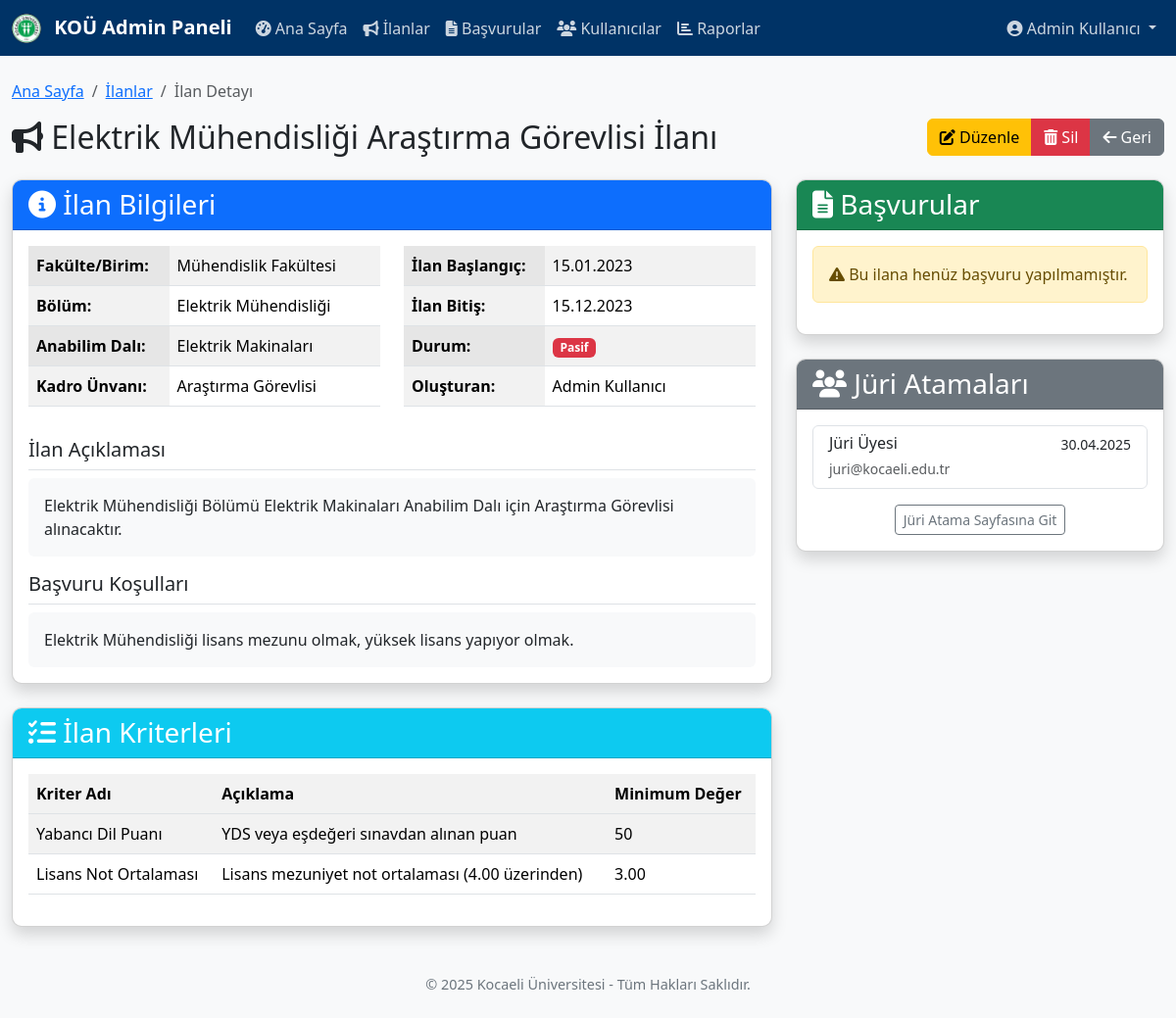
Page /admin/ilan_detay.php?id=2 (signed in) on the committed database.
### tables this page shows
CREATE TABLE `ilanlar` (
  `id` int(11) NOT NULL AUTO_INCREMENT,
  `ilan_baslik` varchar(255) NOT NULL,
  `fakulte_birim` varchar(255) NOT NULL,
  `bolum` varchar(255) NOT NULL,
  `anabilim_dali` varchar(255) NOT NULL,
  `kadro_unvani` varchar(100) NOT NULL,
  `kadro_sayisi` int(11) NOT NULL DEFAULT 1,
  `ilan_aciklama` text DEFAULT NULL,
  `basvuru_kosullari` text DEFAULT NULL,
  `ozel_sartlar` text DEFAULT NULL,
  `ilan_baslangic_tarihi` date NOT NULL,
  `ilan_bitis_tarihi` date NOT NULL,
  `mulakat_tarihi` date DEFAULT NULL,
  `sonuc_tarihi` date DEFAULT NULL,
  `durum` enum('taslak','aktif','kapandi','iptal') NOT NULL DEFAULT 'aktif',
  `olusturan_id` int(11) NOT NULL,
  `olusturma_tarihi` datetime NOT NULL DEFAULT current_timestamp(),
  `guncelleyen_id` int(11) DEFAULT NULL,
  `guncelleme_tarihi` datetime DEFAULT NULL,
  PRIMARY KEY (`id`),
  KEY `olusturan_id` (`olusturan_id`),
  KEY `guncelleyen_id` (`guncelleyen_id`),
  CONSTRAINT `ilanlar_ibfk_1` FOREIGN KEY (`olusturan_id`) REFERENCES `kullanicilar` (`id`) ON DELETE CASCADE,
  CONSTRAINT `ilanlar_ibfk_2` FOREIGN KEY (`guncelleyen_id`) REFERENCES `kullanicilar` (`id`) ON DELETE SET NULL
);

CREATE TABLE `kullanicilar` (
  `id` int(11) NOT NULL AUTO_INCREMENT,
  `tc_kimlik_no` varchar(11) NOT NULL,
  `ad` varchar(50) NOT NULL,
  `soyad` varchar(50) NOT NULL,
  `email` varchar(100) NOT NULL,
  `telefon` varchar(20) DEFAULT NULL,
  `sifre` varchar(255) NOT NULL,
  `rol` enum('aday','admin','yonetici','juri') NOT NULL DEFAULT 'aday',
  `durum` tinyint(1) NOT NULL DEFAULT 1,
  `kayit_tarihi` datetime NOT NULL DEFAULT current_timestamp(),
  `son_giris_tarihi` datetime DEFAULT NULL,
  `dogum_tarihi` date DEFAULT NULL,
  `dogum_yeri` varchar(100) DEFAULT NULL,
  `cinsiyet` enum('Erkek','Kadın','Belirtilmemiş') DEFAULT 'Belirtilmemiş',
  `adres` text DEFAULT NULL,
  `il` varchar(50) DEFAULT NULL,
  `ilce` varchar(50) DEFAULT NULL,
  `posta_kodu` varchar(10) DEFAULT NULL,
  `unvan` varchar(100) DEFAULT NULL,
  `kurum` varchar(255) DEFAULT NULL,
  `profil_resmi` varchar(255) DEFAULT NULL,
  PRIMARY KEY (`id`),
  UNIQUE KEY `tc_kimlik_no` (`tc_kimlik_no`),
  UNIQUE KEY `email` (`email`)
);

CREATE TABLE `ilan_kriterleri` (
  `id` int(11) NOT NULL AUTO_INCREMENT,
  `ilan_id` int(11) NOT NULL,
  `kriter_adi` varchar(255) NOT NULL,
  `aciklama` text DEFAULT NULL,
  `minimum_deger` varchar(50) DEFAULT NULL,
  `agirlik` decimal(5,2) DEFAULT 1.00,
  `kategori` varchar(100) DEFAULT NULL,
  `siralama` int(11) DEFAULT 0,
  `ekleyen_id` int(11) NOT NULL,
  `eklenme_tarihi` datetime NOT NULL DEFAULT current_timestamp(),
  `guncelleme_tarihi` datetime DEFAULT NULL,
  PRIMARY KEY (`id`),
  KEY `ilan_id` (`ilan_id`),
  KEY `ekleyen_id` (`ekleyen_id`),
  CONSTRAINT `ilan_kriterleri_ibfk_1` FOREIGN KEY (`ilan_id`) REFERENCES `ilanlar` (`id`) ON DELETE CASCADE,
  CONSTRAINT `ilan_kriterleri_ibfk_2` FOREIGN KEY (`ekleyen_id`) REFERENCES `kullanicilar` (`id`) ON DELETE CASCADE
);

CREATE TABLE `juri_atamalari` (
  `id` int(11) NOT NULL AUTO_INCREMENT,
  `ilan_id` int(11) NOT NULL,
  `juri_id` int(11) NOT NULL,
  `atama_tarihi` datetime NOT NULL DEFAULT current_timestamp(),
  `atayan_id` int(11) NOT NULL,
  `durum` enum('aktif','pasif') NOT NULL DEFAULT 'aktif',
  `tamamlanma_tarihi` datetime DEFAULT NULL,
  PRIMARY KEY (`id`),
  UNIQUE KEY `ilan_juri_unique` (`ilan_id`,`juri_id`),
  KEY `juri_id` (`juri_id`),
  KEY `atayan_id` (`atayan_id`),
  CONSTRAINT `juri_atamalari_ibfk_1` FOREIGN KEY (`ilan_id`) REFERENCES `ilanlar` (`id`) ON DELETE CASCADE,
  CONSTRAINT `juri_atamalari_ibfk_2` FOREIGN KEY (`juri_id`) REFERENCES `kullanicilar` (`id`) ON DELETE CASCADE,
  CONSTRAINT `juri_atamalari_ibfk_3` FOREIGN KEY (`atayan_id`) REFERENCES `kullanicilar` (`id`) ON DELETE CASCADE
);

### admin/ilan_detay.php (the view, shortened to what the rows shown need)
<?php
include("../db_connection.php");
$ilan_id = $_GET['id'];
$sql = "SELECT i.*, k.ad as olusturan_ad, k.soyad as olusturan_soyad,
        k2.ad as guncelleyen_ad, k2.soyad as guncelleyen_soyad
        FROM ilanlar i
        LEFT JOIN kullanicilar k ON i.olusturan_id = k.id
        LEFT JOIN kullanicilar k2 ON i.guncelleyen_id = k2.id
        WHERE i.id = $ilan_id";
$result = mysqli_query($conn, $sql);
$ilan = mysqli_fetch_assoc($result);
$kriter_sql = "SELECT * FROM ilan_kriterleri WHERE ilan_id = $ilan_id";
$kriter_result = mysqli_query($conn, $kriter_sql);
$kriterler = mysqli_fetch_all($kriter_result, MYSQLI_ASSOC);
$juri_sql = "SELECT ja.*, k.ad, k.soyad, k.email
             FROM juri_atamalari ja
             JOIN kullanicilar k ON ja.juri_id = k.id
             WHERE ja.ilan_id = $ilan_id";
$juri_result = mysqli_query($conn, $juri_sql);
$juri_atamalari = mysqli_fetch_all($juri_result, MYSQLI_ASSOC);
?>
<!DOCTYPE html>
<html lang="tr">
<head>
    <link rel="stylesheet" href="https://cdn.jsdelivr.net/npm/bootstrap@5.3.2/dist/css/bootstrap.min.css">
    <link rel="stylesheet" href="https://cdnjs.cloudflare.com/ajax/libs/font-awesome/6.4.2/css/all.min.css">
    <link rel="stylesheet" href="../style.css">
</head>
<body>
    <div class="container mt-4">
        <div class="row mb-3">
            <div class="col-md-8">
                <h2><i class="fas fa-bullhorn"></i> <?php echo $ilan['ilan_baslik']; ?></h2>
            </div>
        </div>
        <div class="row">
            <div class="col-md-8">
                <div class="card shadow mb-4">
                    <div class="card-body">
                        <div class="row">
                            <div class="col-md-6">
                                <table class="table table-striped">
                                    <tr>
                                        <th width="40%">Fakülte/Birim:</th>
                                        <td><?php echo $ilan['fakulte_birim']; ?></td>
                                    </tr>
                                    <tr>
                                        <th>Bölüm:</th>
                                        <td><?php echo $ilan['bolum']; ?></td>
                                    </tr>
                                    <tr>
                                        <th>Anabilim Dalı:</th>
                                        <td><?php echo $ilan['anabilim_dali']; ?></td>
                                    </tr>
                                    <tr>
                                        <th>Kadro Ünvanı:</th>
                                        <td><?php echo $ilan['kadro_unvani']; ?></td>
                                    </tr>
                                </table>
                            </div>
                            <div class="col-md-6">
                                <table class="table table-striped">
                                    <tr>
                                        <th width="40%">İlan Başlangıç:</th>
                                        <td><?php echo date('d.m.Y', strtotime($ilan['ilan_baslangic_tarihi'])); ?></td>
                                    </tr>
                                    <tr>
                                        <th>İlan Bitiş:</th>
                                        <td><?php echo date('d.m.Y', strtotime($ilan['ilan_bitis_tarihi'])); ?></td>
                                    </tr>
                                    <tr>
                                        <th>Durum:</th>
                                    </tr>
                                    <tr>
                                        <th>Oluşturan:</th>
                                        <td><?php echo $ilan['olusturan_ad'] . ' ' . $ilan['olusturan_soyad']; ?></td>
                                    </tr>
                                </table>
                            </div>
                        </div>
                        <div class="row mt-3">
                            <div class="col-md-12">
                                <h5 class="border-bottom pb-2">İlan Açıklaması</h5>
                                <div class="p-3 bg-light rounded">
                                    <?php echo nl2br($ilan['ilan_aciklama']); ?>
                                </div>
                            </div>
                        </div>
                        <div class="row mt-3">
                            <div class="col-md-12">
                                <h5 class="border-bottom pb-2">Başvuru Koşulları</h5>
                                <div class="p-3 bg-light rounded">
                                    <?php echo nl2br($ilan['basvuru_kosullari']); ?>
                                </div>
                            </div>
                        </div>
                    </div>
                </div>
                <div class="card shadow mb-4">
                    <div class="card-body">
                        <?php if (count($kriterler) > 0): ?>
                            <div class="table-responsive">
                                <table class="table table-striped table-hover">
                                    <thead>
                                        <tr>
                                            <th>Kriter Adı</th>
                                            <th>Açıklama</th>
                                            <th>Minimum Değer</th>
                                        </tr>
                                    </thead>
                                    <tbody>
                                        <?php foreach ($kriterler as $kriter): ?>
                                            <tr>
                                                <td><?php echo $kriter['kriter_adi']; ?></td>
                                                <td><?php echo $kriter['aciklama']; ?></td>
                                                <td><?php echo $kriter['minimum_deger']; ?></td>
                                            </tr>
                                        <?php endforeach; ?>
                                    </tbody>
                                </table>
                            </div>
                        <?php else: ?>
                            <div class="alert alert-info">
                                <i class="fas fa-info-circle"></i> Bu ilan için özel kriter bulunmamaktadır.
                            </div>
                        <?php endif; ?>
                    </div>
                </div>
            </div>
            <div class="col-md-4">
                <div class="card shadow mb-4">
                    <div class="card-body">
                        <?php if (count($juri_atamalari) > 0): ?>
                            <div class="list-group">
                                <?php foreach ($juri_atamalari as $juri): ?>
                                    <div class="list-group-item">
                                        <div class="d-flex w-100 justify-content-between">
                                            <h6 class="mb-1"><?php echo $juri['ad'] . ' ' . $juri['soyad']; ?></h6>
                                            <small><?php echo date('d.m.Y', strtotime($juri['atama_tarihi'])); ?></small>
                                        </div>
                                        <small class="text-muted"><?php echo $juri['email']; ?></small>
                                    </div>
                                <?php endforeach; ?>
                            </div>
                        <?php else: ?>
                            <div class="alert alert-warning">
                                <i class="fas fa-exclamation-triangle"></i> Bu ilana henüz jüri ataması yapılmamıştır.
                            </div>
                        <?php endif; ?>
                    </div>
                </div>
            </div>
        </div>
    </div>
</body>
</html>

### rows in the picture
ilanlar: ilan_baslik "Elektrik Mühendisliği Araştırma Görevlisi İlanı", fakulte_birim "Mühendislik Fakültesi", bolum "Elektrik Mühendisliği", anabilim_dali "Elektrik Makinaları", kadro_unvani "Araştırma Görevlisi", ilan_baslangic_tarihi "15.01.2023", ilan_bitis_tarihi "15.12.2023", olusturan.ad "Admin", olusturan.soyad "Kullanıcı", ilan_aciklama "Elektrik Mühendisliği Bölümü Elektrik Makinaları Anabilim Dalı için Araştırma Görevlisi alınacaktır.", basvuru_kosullari "Elektrik Mühendisliği lisans mezunu olmak, yüksek lisans yapıyor olmak."
ilan_kriterleri: kriter_adi "Yabancı Dil Puanı", aciklama "YDS veya eşdeğeri sınavdan alınan puan", minimum_deger "50"
ilan_kriterleri: kriter_adi "Lisans Not Ortalaması", aciklama "Lisans mezuniyet not ortalaması (4.00 üzerinden)", minimum_deger "3.00"
juri_atamalari: juri.ad "Jüri", juri.soyad "Üyesi", atama_tarihi "30.04.2025", juri.email "juri@kocaeli.edu.tr"

### other values in the picture
$_SESSION['name'] "Admin Kullanıcı"
